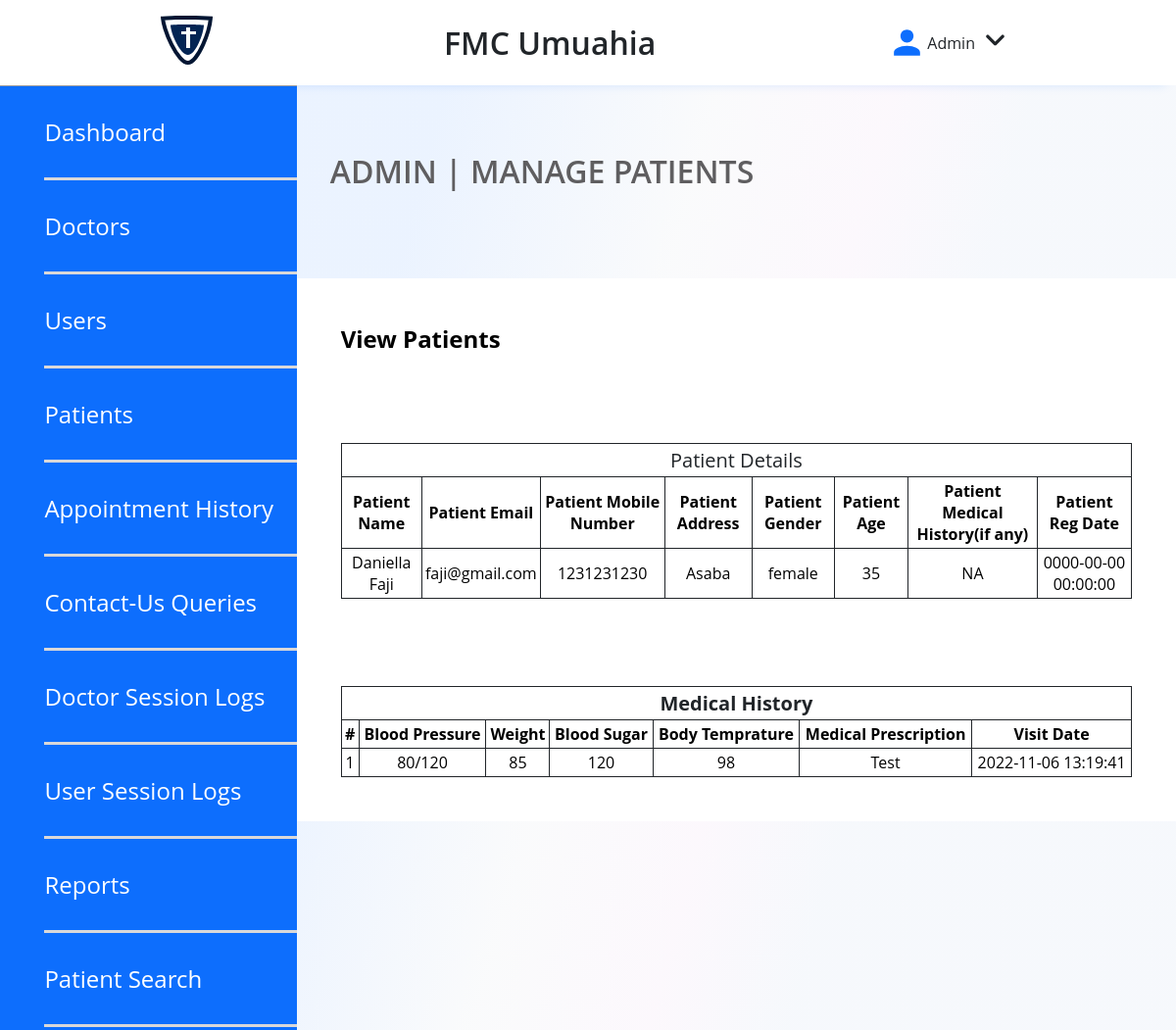
The page /pages/admin/view-patient.php?viewid=1 (signed in) on the database its author committed.
### tables this page shows
CREATE TABLE `tblpatient` (
  `ID` int(10) NOT NULL,
  `Docid` int(10) DEFAULT NULL,
  `PatientName` varchar(200) DEFAULT NULL,
  `PatientContno` bigint(10) DEFAULT NULL,
  `PatientEmail` varchar(200) DEFAULT NULL,
  `PatientGender` varchar(50) DEFAULT NULL,
  `PatientAdd` mediumtext DEFAULT NULL,
  `PatientAge` int(10) DEFAULT NULL,
  `PatientMedhis` mediumtext DEFAULT NULL,
  `CreationDate` timestamp NULL DEFAULT current_timestamp(),
  `UpdationDate` timestamp NULL DEFAULT NULL ON UPDATE current_timestamp()
);

CREATE TABLE `tblmedicalhistory` (
  `ID` int(10) NOT NULL,
  `PatientID` int(10) DEFAULT NULL,
  `BloodPressure` varchar(200) DEFAULT NULL,
  `BloodSugar` varchar(200) NOT NULL,
  `Weight` varchar(100) DEFAULT NULL,
  `Temperature` varchar(200) DEFAULT NULL,
  `MedicalPres` mediumtext DEFAULT NULL,
  `CreationDate` timestamp NOT NULL DEFAULT current_timestamp() ON UPDATE current_timestamp()
);

### pages/admin/view-patient.php (the view, shortened to what this page needs)
<?php
include('include/config.php');
if(strlen($_SESSION['id']==0)) {
 header('location:logout.php');
  } else{
?>
<!DOCTYPE html>
<html lang="en">
	<head>
	<link rel="stylesheet" type="text/css" href="../../styles/style.css">
	</head>
	<body>
	<header>
		<div class="NavigationDash">
			<div style="display: flex; flex-direction: row; gap: 20px; align-items: center;">
				<a class="logonav" href="dashboard.php">
					<img src="../../images/logo.svg">
				</a>
			</div>
			<p class="DashTag">FMC Umuahia</p>
			<div class="userNav">
				<img src="../../images/usericon.svg">
				<p>Admin</p>
				<div class="dropdown">
					<img src="../../images/downicon.svg" class="dropbtn">
				</div>
			</div>
		</div>
	</header>
	<section class="DashboardContainer">
	<aside class="PatientAside">
		<div>
			<a href="dashboard.php">Dashboard</a>
			<a href="doctors.php">Doctors</a>
			<a href="manage-users.php">Users</a>
			<a href="manage-patient.php">Patients</a>
			<a href="appointment-history.php">Appointment History</a>
			<a href="contactus-queries.php">Contact-Us Queries</a>
			<a href="doctor-logs.php">Doctor Session Logs</a>
			<a href="user-logs.php">User Session Logs</a>
			<a href="between-dates-reports.php">Reports</a>
			<a href="patient-search.php">Patient Search</a>
		</div>
	</aside>
	<main class="DashboardMain">
		<h1>ADMIN | MANAGE PATIENTS</h1>
		<article>
			<h2>View Patients</h2>
		</article>
		<?php
		$vid=$_GET['viewid'];
		$ret=mysqli_query($con,"select * from tblpatient where ID='$vid'");
		$cnt=1;
		while ($row=mysqli_fetch_array($ret))
			{
				?>
		<section>
			<div style="overflow-x:auto; table-layout: fixed; width: 100%;">
			<table border="1" class="table table-bordered">
				<tr align="center">
					<td colspan="8" style="font-size:20px;color: #212529">Patient Details</td>
				</tr>
				<tr>
					<th scope>Patient Name</th>
					<th scope>Patient Email</th>
					<th scope>Patient Mobile Number</th>
					<th>Patient Address</th>
					<th>Patient Gender</th>
					<th>Patient Age</th>
					<th>Patient Medical History(if any)</th>
					<th>Patient Reg Date</th>
				</tr>
				<tr>
					<td><?php  echo $row['PatientName'];?></td>
					<td><?php  echo $row['PatientEmail'];?></td>
					<td><?php  echo $row['PatientContno'];?></td>
					<td><?php  echo $row['PatientAdd'];?></td>
					<td><?php  echo $row['PatientGender'];?></td>
					<td><?php  echo $row['PatientAge'];?></td>
					<td><?php  echo $row['PatientMedhis'];?></td>
					<td><?php  echo $row['CreationDate'];?></td>
				</tr>
				<?php }?>
			</table>
		</div>
		</section>
		<section>
			<?php
			$ret=mysqli_query($con,"select * from tblmedicalhistory  where PatientID='$vid'");
		?>
		<div style="overflow-x:auto; table-layout: fixed; width: 100%;">
		<table id="datatable" class="table table-bordered dt-responsive nowrap" style="border-collapse: collapse; border-spacing: 0; width: 100%;">
			<tr align="center">
				<th colspan="8" style="font-size:20px;color: #212529">Medical History</th>
			</tr>
			<tr>
				<th>#</th>
				<th>Blood Pressure</th>
				<th>Weight</th>
				<th>Blood Sugar</th>
				<th>Body Temprature</th>
				<th>Medical Prescription</th>
				<th>Visit Date</th>
			</tr>
			<?php
			while ($row=mysqli_fetch_array($ret)) {
			  ?>
			<tr>
			  	<td><?php echo $cnt;?></td>
			 	<td><?php  echo $row['BloodPressure'];?></td>
			 	<td><?php  echo $row['Weight'];?></td>
			 	<td><?php  echo $row['BloodSugar'];?></td>
			  	<td><?php  echo $row['Temperature'];?></td>
			  	<td><?php  echo $row['MedicalPres'];?></td>
			  	<td><?php  echo $row['CreationDate'];?></td>
			</tr>
			<?php $cnt=$cnt+1;} ?>
		</table>
	</div>
	</section>
</main>
</section>
	</body>
</html>
<?php } ?>

### styles/style.css (style rules this page uses)
*, *:before, *:after { box-sizing: border-box; list-style: none; text-decoration: none; margin: 0; padding: 0; font-family: var(--font-family-base); }
html { scroll-behavior: smooth; }
:root { --color-primary: #0D6EFD; --color-black: #212529; --color-white: #ffffff; --color-secondary: #992EDA; --text-color: var(--color-black); --color-background: #FCFCFC; --font-family-base: "Open Sans", "Helvetica Neue", Helvetica, Arial, sans-serif; --font-size-small: 14px; --font-size-medium: 16px; --font-size-large: 24px; --font-size-x-large: 32px; --font-size-xx-large: 56px; --font-weight-regular: 400; --font-weight-semibold: 600; --font-weight-bold: 700; }
.NavigationDash { display: flex; flex-direction: row; justify-content: space-evenly; align-items: center; padding: 16px 0px; gap: 6%; box-shadow: 0px 10px 10px -10px rgba(13, 110, 253, 0.14); }
.DashTag { font-weight: var(--font-weight-semibold); font-size: var(--font-size-x-large); color: var(--color-black); }
.userNav { display: flex; flex-direction: row; align-items: center; justify-content: center; color: var(--color-black); }
.dropdown { position: relative; display: inline-block; }
.dropbtn { cursor: pointer; }
.DashboardContainer { display: flex; flex-direction: row; min-height: 700px; }
.PatientAside { background-color: var(--color-primary); border-top: 1px solid #9F9FA0; width: 324px !important; }
.PatientAside div { display: flex; flex-direction: column; margin-left: 15%; padding-bottom: 90%; }
.PatientAside a { padding: 30px 0px; border-bottom: 3px solid #D9D8D9; font-weight: var(--font-weight-regular); font-size: 24px; color: var(--color-white); }
.DashboardMain { padding-top: 56px; background: linear-gradient(104.54deg, rgba(13, 110, 253, 0.0826) 13.27%, rgba(199, 207, 219, 0.091) 37.29%, rgba(196, 118, 208, 0.0504) 53.16%, rgba(92, 136, 202, 0.0534391) 65.46%); width: 80%; }
.DashboardMain h1 { padding: 10px; margin-left: 24px; margin-bottom: 78px; color: #5F5E60; font-size: var(--font-size-x-large); font-weight: var(--font-weight-semibold); }
.DashboardMain article { background-color: var(--color-white); padding: 5%; }
.DashboardMain section { background-color: var(--color-white); padding: 5%; display: flex; flex-direction: row; gap: 38px; }
.table, { font-size: 12pcx; gap: 10px; }
table, th, td { border: 1px solid var(--color-black); border-collapse: collapse; padding: 3px; text-align: center; }
.PatientAside div { display: flex; flex-direction: column; margin-left: 15%; padding-bottom: 1%; }

### rows shown on the page
tblpatient: PatientName "Daniella Faji", PatientEmail "faji@gmail.com", PatientContno "1231231230", PatientAdd "Asaba", PatientGender "female", PatientAge "35", PatientMedhis "NA", CreationDate "0000-00-00 00:00:00"
tblmedicalhistory: BloodPressure "80/120", Weight "85", BloodSugar "120", Temperature "98", MedicalPres "Test", CreationDate "2022-11-06 13:19:41"
